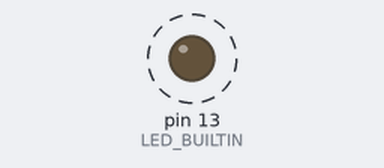
Bench run of a sketch on a simulated Arduino Uno, built with avr-gcc and run on an emulated ATmega328P. Shown: output pins drawn as LEDs (lit = HIGH). Dashed ring = blinking. What the sketch prints to the serial monitor is not drawn.

Above: at 0.5 s.
Timing chart, 0 to 3.0 s (numbered marks = the images above):
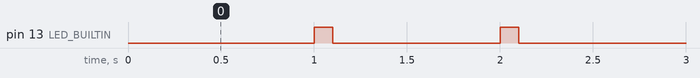

The sketch:

03-1_Serial_Timer2.ino
```cpp
#define PERIOD  1000 //ms

int count=0;
unsigned long last;

void setup() {
  // initialize digital pin LED_BUILTIN as an output.
  pinMode(LED_BUILTIN, OUTPUT);
  // opens serial port, set data rate to 9600 bps
  Serial.begin(9600);
  while(!Serial);
  Serial.println("Start timing!");
  last = millis();
}

void loop() {
  unsigned long current;

  current = millis();
  if(current-last >= PERIOD) { // check if time is up
    // output to serial port
    count = count + 1;
    Serial.print("Current time: ");
    Serial.println(count);
    // flash LED
    digitalWrite(LED_BUILTIN, HIGH);
    delay(100);
    digitalWrite(LED_BUILTIN, LOW);
    // update last time record
    last = current;
  }
}
```

Measured:
- by itself, pin 13 (LED_BUILTIN): alternates HIGH for 0.10 s and LOW for 0.90 s
